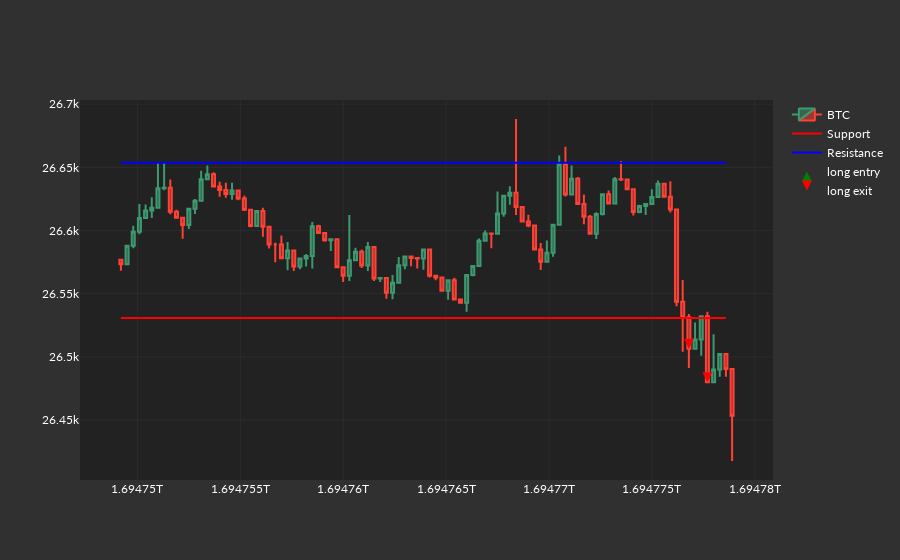

Notebook cell for this chart:
### Code cell
ranges = find_sweet_ranges(data.Close.values)
data_in_order = data[::-1]
(support, resistance) = merge_ranges(data.Close.values, ranges)
fig = plot_candles_res_sup(data, 1, 1, support, resistance)
strat_trade_within_range(fig, data, support, resistance)
fig.show()
